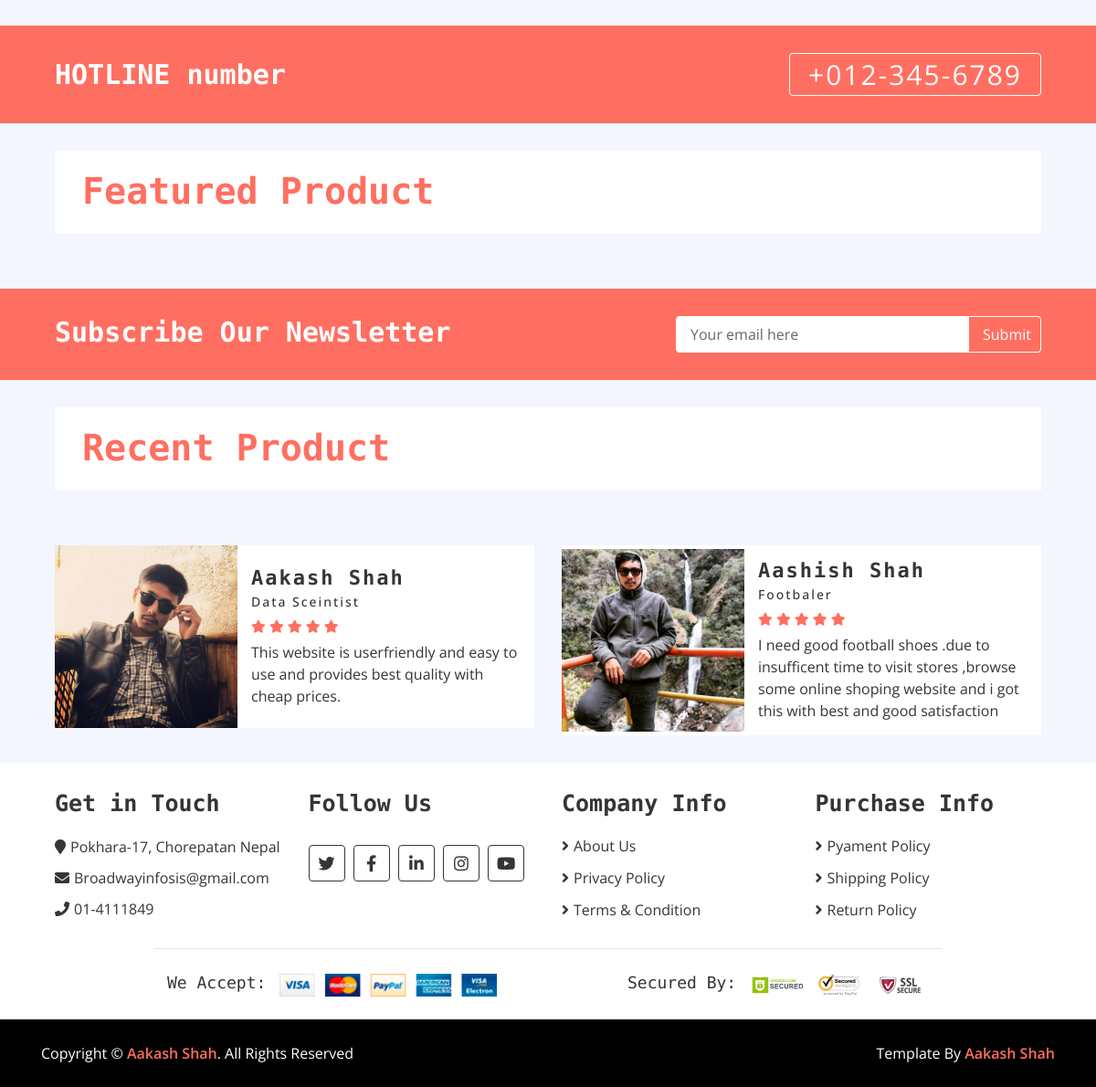
Before: / (lower part) with the older database file.
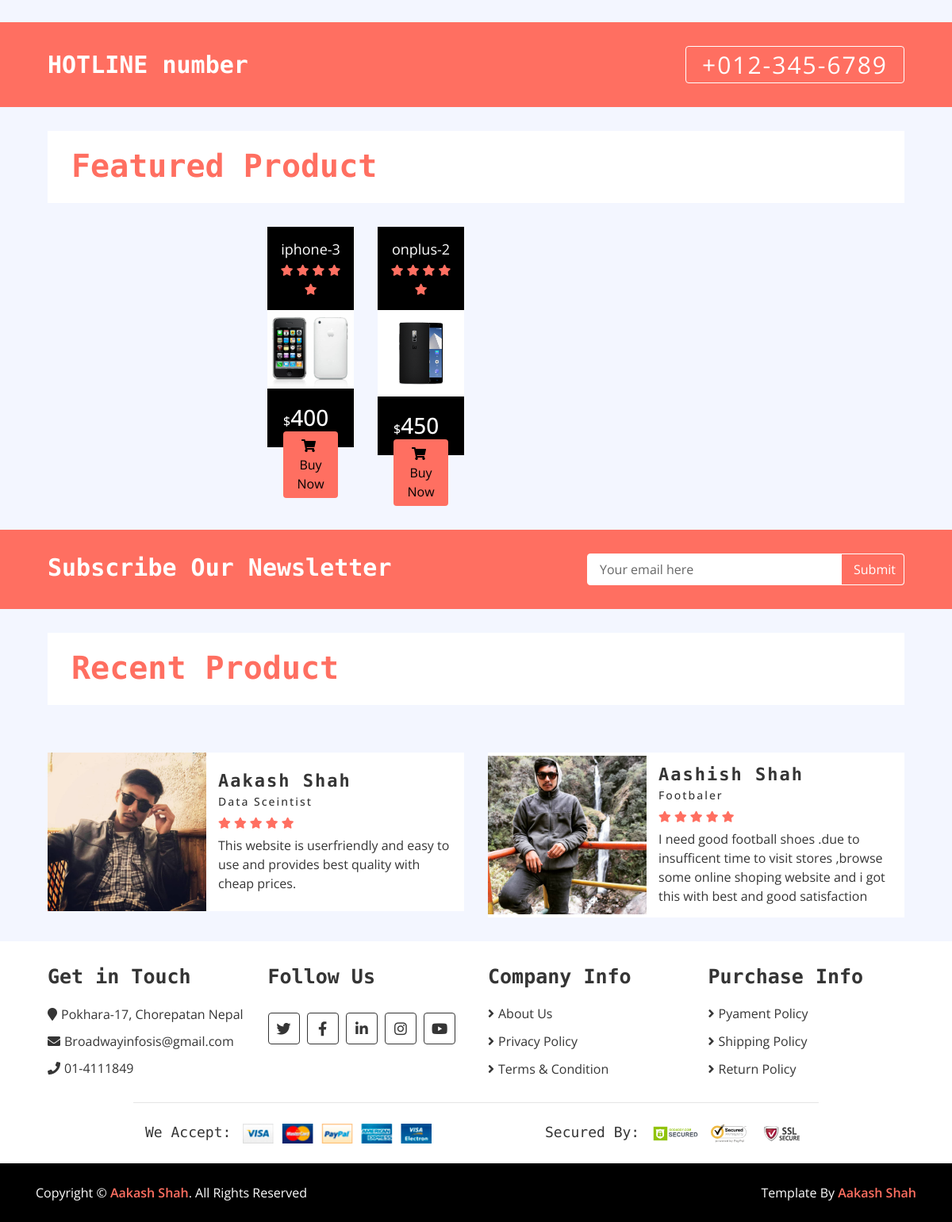
After: the same page with the newer database file.
### home/models.py (models this page shows, shortened)
class Item(models.Model):
    name = models.CharField(max_length=400)
    price = models.IntegerField()
    discount_price = models.IntegerField(default=0)
    image = models.ImageField(upload_to='media')
    status = models.CharField(choices=STATUS, max_length=200)
    category = models.ForeignKey(Category, on_delete=models.CASCADE)
    brand = models.ForeignKey(Brand, on_delete=models.CASCADE)
    label = models.CharField(max_length=200,choices=LABEL,blank=True)
    description = models.TextField(blank=True)
    specification = models.TextField(blank=True)
    slug = models.CharField(max_length=300)

### home/views.py (the view)
# urls.py: path('', HomeView.as_view(),name = 'home'),
class HomeView(BaseView):
    def get(self,request):
        self.views['sliders'] = Slider.objects.filter(status = 'active')
        self.views['ads'] = Ad.objects.all()
        self.views['brands'] = Brand.objects.filter(status = 'active')
        self.views['hots'] = Item.objects.filter(status = 'active', label='hot')
        self.views['new'] = Item.objects.filter(status = 'active', label='new')
        return render(request,'index.html',self.views)

### home/templates/index.html (shortened to what this page needs)
{% extends 'base.html' %}
{% load static %}
{% block content %}
        <div class="call-to-action">
            <div class="container-fluid">
                <div class="row align-items-center">
                    <div class="col-md-6">
                        <h1>HOTLINE number</h1>
                    </div>
                    <div class="col-md-6">
                        <a href="tel:0123456789">+012-345-6789</a>
                    </div>
                </div>
            </div>
        </div>
        <div class="featured-product product">
            <div class="container-fluid">
                <div class="section-header">
                    <h1>Featured Product</h1>
                </div>
                <div class="row align-items-center product-slider product-slider-4">
                    {% for hot in new %}
                    <div class="col-lg-3">
                        <div class="product-item">
                            <div class="product-title">
                                <a href="/item_detail/{{hot.slug}}">{{hot.name}}</a>
                                <div class="ratting">
                                    <i class="fa fa-star"></i>
                                    <i class="fa fa-star"></i>
                                    <i class="fa fa-star"></i>
                                    <i class="fa fa-star"></i>
                                    <i class="fa fa-star"></i>
                                </div>
                            </div>
                            <div class="product-image">
                                <a href="product-detail.html">
                                    <img src="{{hot.image.url}}" alt="Product Image">
                                </a>
                            </div>
                            <div class="product-price">
                                {% if hot.discounted_price > 0 %}
                                <h3><span>$</span>{{hot.discounted_price}}</h3>
                                {% else %}
                                <h3><span>$</span>{{hot.price}}</h3>
                                {% endif %}
                                <a class="btn" href=""><i class="fa fa-shopping-cart"></i>Buy Now</a>
                            </div>
                        </div>
                    </div>
                    {% endfor %}
                </div>
            </div>
        </div>
        <div class="newsletter">
            <div class="container-fluid">
                <div class="row">
                    <div class="col-md-6">
                        <h1>Subscribe Our Newsletter</h1>
                    </div>
                    <div class="col-md-6">
                        <div class="form">
                            <input type="email" value="Your email here">
                            <button>Submit</button>
                        </div>
                    </div>
                </div>
            </div>
        </div>
        <div class="recent-product product">
            <div class="container-fluid">
                <div class="section-header">
                    <h1>Recent Product</h1>
                </div>
            </div>
        </div>
        <div class="review">
            <div class="container-fluid">
                <div class="row align-items-center review-slider normal-slider">
                    <div class="col-md-6">
                        <div class="review-slider-item">
                            <div class="review-img">
                                <img src="{% static 'img/man-2.jpg' %}" alt="Image">
                            </div>
                            <div class="review-text">
                                <h2>Aakash Shah</h2>
                                <h3>Data Sceintist</h3>
                                <div class="ratting">
                                    <i class="fa fa-star"></i>
                                    <i class="fa fa-star"></i>
                                    <i class="fa fa-star"></i>
                                    <i class="fa fa-star"></i>
                                    <i class="fa fa-star"></i>
                                </div>
                                <p>
                                    This website is userfriendly and easy to use and provides best quality with cheap prices.
                                </p>
                            </div>
                        </div>
                    </div>
                    <div class="col-md-6">
                        <div class="review-slider-item">
                            <div class="review-img">
                                <img src="{% static 'img/man-1.jpg' %}" alt="Image">
                            </div>
                            <div class="review-text">
                                <h2>Aashish Shah</h2>
                                <h3>Footbaler</h3>
                                <div class="ratting">
                                    <i class="fa fa-star"></i>
                                    <i class="fa fa-star"></i>
                                    <i class="fa fa-star"></i>
                                    <i class="fa fa-star"></i>
                                    <i class="fa fa-star"></i>
                                </div>
                                <p>
                                    I need good football shoes .due to insufficent time to visit stores ,browse some online shoping website
                                    and i got this with best and good satisfaction
                                </p>
                            </div>
                        </div>
                    </div>
                </div>
            </div>
        </div>
{% endblock %}

### home/templates/base.html (shortened to what this page needs)
<!DOCTYPE html>
{% load static %}
<html lang="en">
    <head>
        <link href="https://stackpath.bootstrapcdn.com/bootstrap/4.4.1/css/bootstrap.min.css" rel="stylesheet">
        <link href="https://cdnjs.cloudflare.com/ajax/libs/font-awesome/5.10.0/css/all.min.css" rel="stylesheet">
        <link href="{% static 'lib/slick/slick.css' %}" rel="stylesheet">
        <link href="{% static 'lib/slick/slick-theme.css' %}" rel="stylesheet">
        <link href="{% static 'css/style.css' %}" rel="stylesheet">
    </head>
    <body>
  {% block content %}
  {% endblock %}
        <div class="footer">
            <div class="container-fluid">
                <div class="row">
                    <div class="col-lg-3 col-md-6">
                        <div class="footer-widget">
                            <h2>Get in Touch</h2>
                            <div class="contact-info">
                                <p><i class="fa fa-map-marker"></i>Pokhara-17, Chorepatan Nepal</p>
                                <p><i class="fa fa-envelope"></i>Broadwayinfosis@gmail.com</p>
                                <p><i class="fa fa-phone"></i>01-4111849</p>
                            </div>
                        </div>
                    </div>
                    <div class="col-lg-3 col-md-6">
                        <div class="footer-widget">
                            <h2>Follow Us</h2>
                            <div class="contact-info">
                                <div class="social">
                                    <a href=""><i class="fab fa-twitter"></i></a>
                                    <a href=""><i class="fab fa-facebook-f"></i></a>
                                    <a href=""><i class="fab fa-linkedin-in"></i></a>
                                    <a href=""><i class="fab fa-instagram"></i></a>
                                    <a href=""><i class="fab fa-youtube"></i></a>
                                </div>
                            </div>
                        </div>
                    </div>
                    <div class="col-lg-3 col-md-6">
                        <div class="footer-widget">
                            <h2>Company Info</h2>
                            <ul>
                                <li><a href="#">About Us</a></li>
                                <li><a href="#">Privacy Policy</a></li>
                                <li><a href="#">Terms & Condition</a></li>
                            </ul>
                        </div>
                    </div>
                    <div class="col-lg-3 col-md-6">
                        <div class="footer-widget">
                            <h2>Purchase Info</h2>
                            <ul>
                                <li><a href="#">Pyament Policy</a></li>
                                <li><a href="#">Shipping Policy</a></li>
                                <li><a href="#">Return Policy</a></li>
                            </ul>
                        </div>
                    </div>
                </div>
                <div class="row payment align-items-center">
                    <div class="col-md-6">
                        <div class="payment-method">
                            <h2>We Accept:</h2>
                            <img src="{% static 'img/payment-method.png' %}" alt="Payment Method" />
                        </div>
                    </div>
                    <div class="col-md-6">
                        <div class="payment-security">
                            <h2>Secured By:</h2>
                            <img src="{% static 'img/godaddy.svg' %}" alt="Payment Security" />
                            <img src="{% static 'img/norton.svg' %}" alt="Payment Security" />
                            <img src="{% static 'img/ssl.svg' %}" alt="Payment Security" />
                        </div>
                    </div>
                </div>
            </div>
        </div>
        <div class="footer-bottom">
            <div class="container">
                <div class="row">
                    <div class="col-md-6 copyright">
                        <p>Copyright &copy; <a href="https://htmlcodex.com">Aakash Shah</a>. All Rights Reserved</p>
                    </div>
                    <div class="col-md-6 template-by">
                        <p>Template By <a href="https://htmlcodex.com">Aakash Shah</a></p>
                    </div>
                </div>
            </div>
        </div>
    </body>
</html>

Changed rows visible on the page:
added Item: name "iphone-3", image (picture), price "400"
added Item: name "onplus-2", image (picture), price "450"
